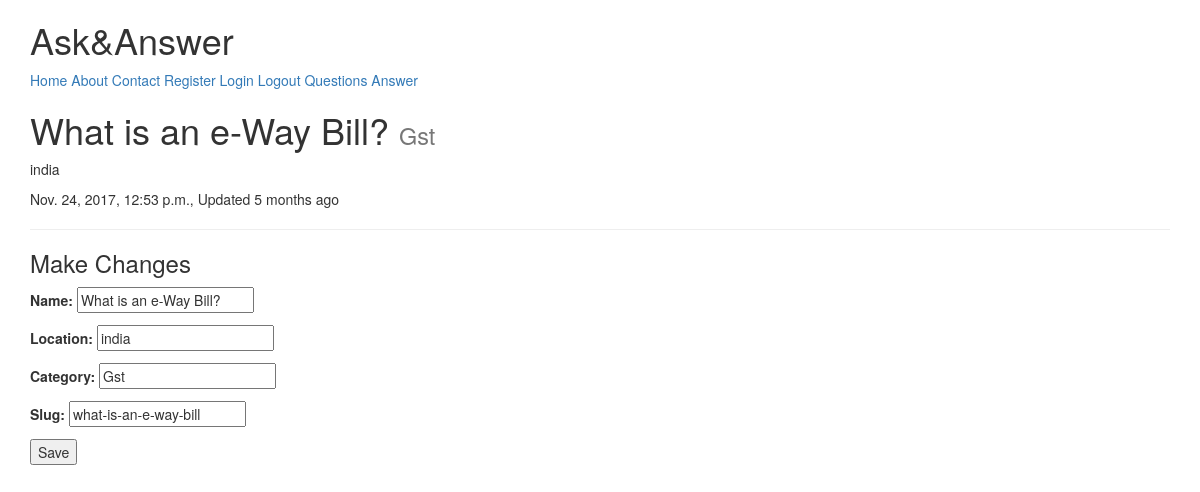
Page /question/what-is-an-e-way-bill/ (signed in) on the committed database.
### qanswer/models.py (models this page shows, shortened)
class Question(models.Model):
	questioner = models.ForeignKey(User)
	name	=models.CharField(max_length=120)
	location=models.CharField(max_length=120, null=True, blank=True)
	category=models.CharField(max_length=120, null=True, blank=True, validators=[validate_category])
	timestamp=models.DateTimeField(auto_now_add=True)
	updated	 =models.DateTimeField(auto_now=True)
	slug	 =models.SlugField(null=True, blank=True)
	objects = QuestionManager()
	@property
	def title(self):
		return self.name

### qanswer/views.py (the view)
# urls.py: url(r'^(?P<slug>[\w-]+)/$', QuestionUpdateView.as_view(),name='detail'),
class QuestionUpdateView(LoginRequiredMixin, UpdateView):
	form_class = QuestionCreateForm
	login_url='/login/'
	template_name = 'qanswer/detail-update.html'
	def get_context_data(self, *args, **kwargs):
		context = super(QuestionUpdateView, self).get_context_data(*args, **kwargs)
		name = self.get_object().name
		context['title'] = f'update question: {name}'
		return context
	def get_queryset(self):
		return Question.objects.filter(questioner=self.request.user)

### qanswer/forms.py (shortened to what this page needs)
class QuestionCreateForm(forms.ModelForm):
	class Meta:
		model = Question
		fields = [
			'name',
			'location',
			'category',
			'slug',
		]

### qanswer/models.py (called while the page is built)
	def get_queryset(self):
		return QuestionQuerySet(self.model, using=self._db)

### qanswer/templates/qanswer/detail-update.html (shortened to what this page needs)
{% extends "base.html" %}
{% block content %}
<h1> {{form.instance.title}} <small> {{form.instance.category}} </small> </h1>
<p>{{ form.instance.location }}</p>
<p>{{ form.instance.timestamp }}, Updated {{ form.instance.updated|timesince }} ago </p>
<hr/>
<h3>Make Changes</h3>
{% include 'snippets/form-snippet.html' with form=form %}
{% endblock %}

### templates/snippets/form-snippet.html (shortened to what this page needs)
<form method="POST"> {% csrf_token %}
	 {{ form.as_p }}
	<button type="submit">Save</button>
</form>

### rows in the picture
Question: instance "What is an e-Way Bill?", instance.category "Gst", instance.location "india", instance.timestamp "Nov. 24, 2017, 12:53 p.m.", instance.updated "5 months", name "What is an e-Way Bill?", location "india", category "Gst", slug "what-is-an-e-way-bill"
